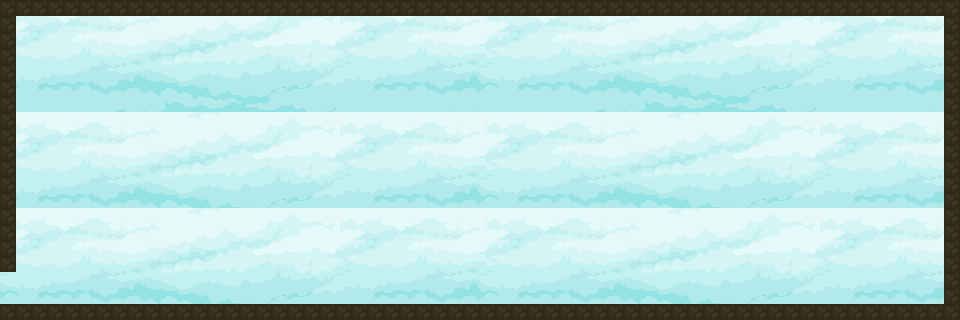

This game map was drawn from its Tiled (.tmx) file and the tilesets committed beside it. A one-line description and the trimmed map source follow:
An orthogonal 60x20 tile map with 16x16 px tiles, 2 tile layers (background, texture), 2 tilesets and 8 objects.

<map version="1.10" tiledversion="1.10.2" orientation="orthogonal" renderorder="right-down" width="60" height="20" tilewidth="16" tileheight="16" infinite="0" nextlayerid="7" nextobjectid="10">
 <tileset firstgid="1" source="Background.tsx" />
 <tileset firstgid="511" source="Tiles.tsx" />
 <layer id="1" name="background" width="60" height="20">
  <data>[1200 cells, 1200 non-empty, 210 distinct tile ids]</data>
 </layer>
 <layer id="2" name="texture" width="60" height="20">
  <data>[1200 cells, 154 non-empty, 1 distinct tile ids]</data>
 </layer>
 <objectgroup id="3" name="suelos">
  <object id="1" x="0" y="304" width="960" height="16" />
  <object id="2" x="944" y="0" width="16" height="304" />
  <object id="3" x="0" y="0" width="944" height="16" />
  <object id="4" x="0" y="16" width="16" height="256" />
 </objectgroup>
 <objectgroup id="4" name="salidas">
  <object id="5" x="0" y="272" width="16" height="32">
   <properties>
    <property name="salida" type="int" value="2" />
   </properties>
  </object>
 </objectgroup>
 <objectgroup id="6" name="enemigos">
  <object id="7" x="667.389" y="281.35" width="16" height="16">
   <properties>
    <property name="enemigo" value="caballero" />
   </properties>
  </object>
  <object id="8" x="715.889" y="280.35" width="16" height="16">
   <properties>
    <property name="enemigo" value="caballero" />
   </properties>
  </object>
  <object id="9" x="779.639" y="280.85" width="16" height="16">
   <properties>
    <property name="enemigo" value="skeleton" />
   </properties>
  </object>
 </objectgroup>
</map>
